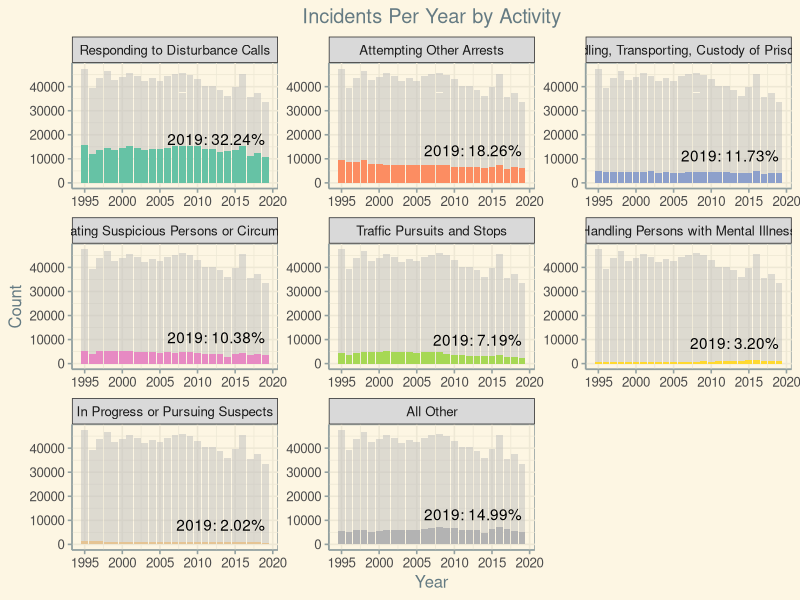
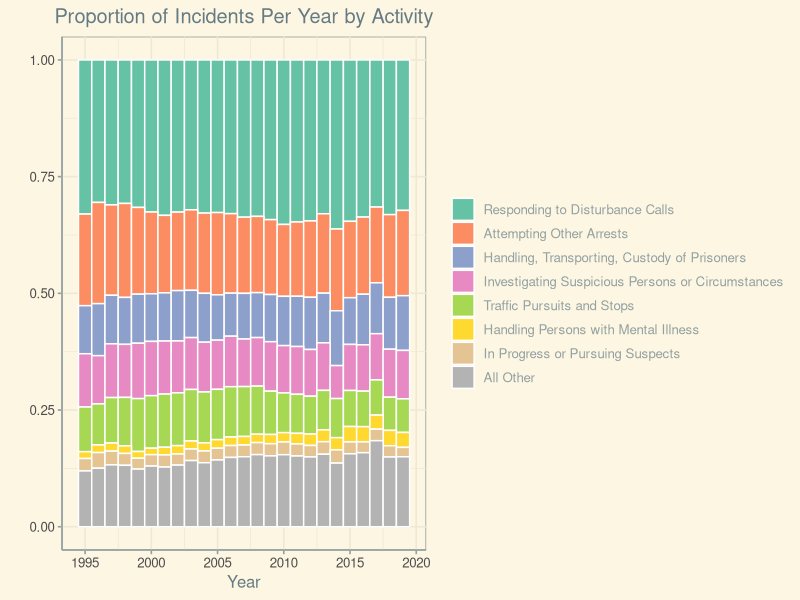
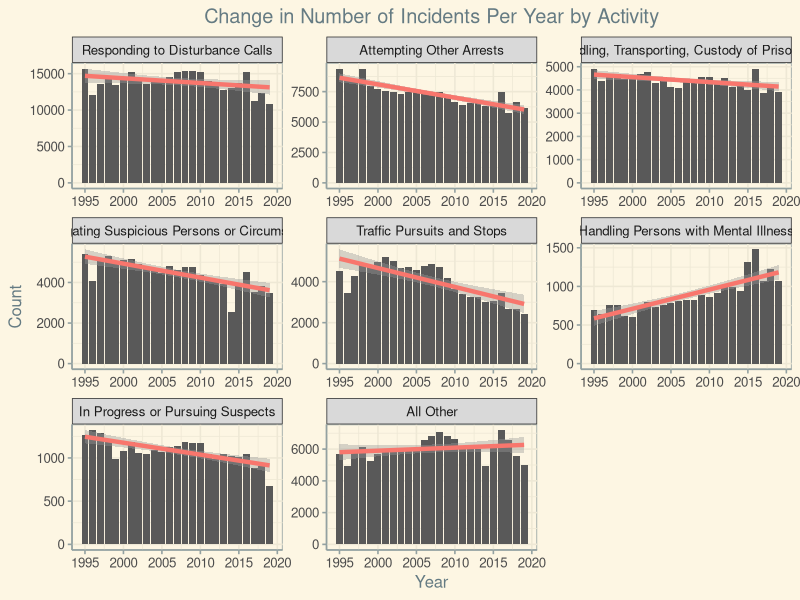
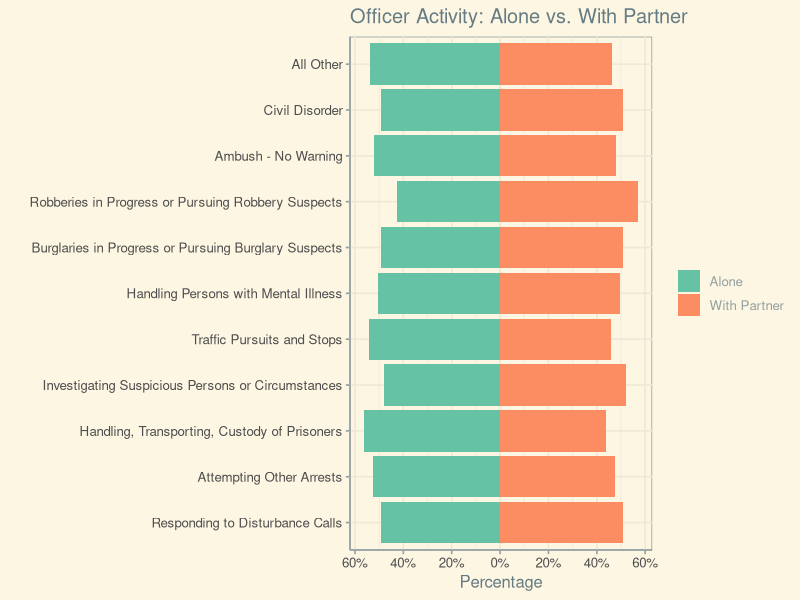
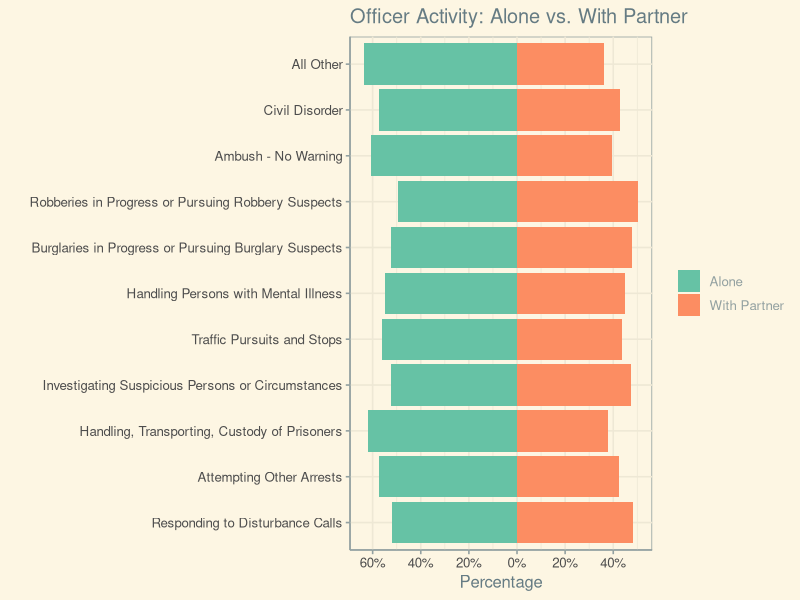
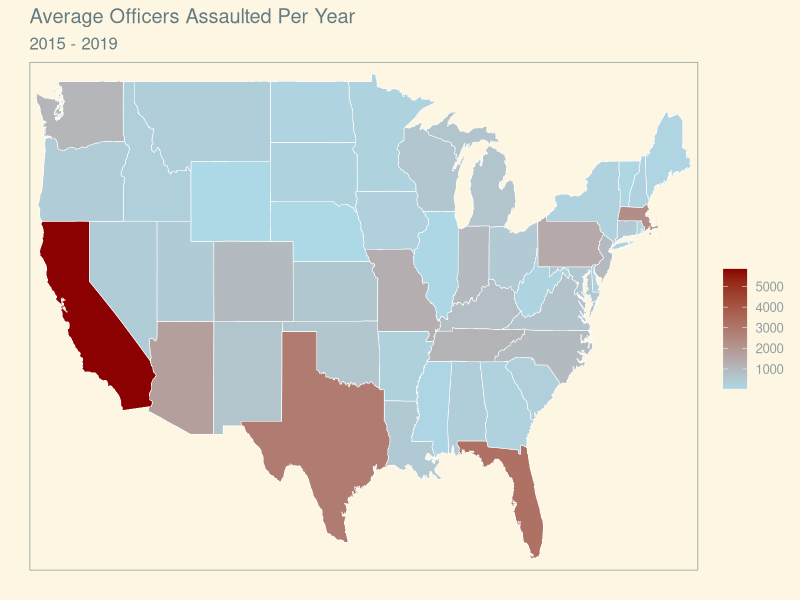

Write R code to recreate these figures, in order.
# Set Working Directory ---------------------------------------------------
setwd("C:/data/Final_Project")

# Options -----------------------------------------------------------------
options(warn=-1)

# Libraries ---------------------------------------------------------------
library(tidyverse)
library(RColorBrewer)
library(ggthemes)
library(maps)



# Load Data ---------------------------------------------------------------
### Source: https://github.com/mfalling/LEOKA-Final-Project/tree/main/output

df1.Act_Yr <- read.csv("percentageActivitiesByYear.csv", na.strings = "")
df2.Act_Ratio <- read.csv("activitiesWithRatios.csv", na.strings = "")
df3.Aslt_St_Yr <- read.csv("AssaultsByStateAndYear.csv", na.strings = "")
df4.Aslt_Reg <- read.csv("totalAssaultsByRegion.csv", na.strings = "")
df5.Aslt_Reg_Yr <- read.csv("totalAssaultsByRegionAndYear.csv", na.strings = "")
df6.Aslt_Yr <- read.csv("totalAssaultsByYear.csv", na.strings = "")


# Prepare Data --------------------------------------------------------------

### df1.Act_Yr ###
# Combine Burglaries and Robberies into one group
df1.Act_Yr$ACTIVITY_NAME <- gsub("Burglaries i", "I", df1.Act_Yr$ACTIVITY_NAME)
df1.Act_Yr$ACTIVITY_NAME <- gsub("Robberies i", "I", df1.Act_Yr$ACTIVITY_NAME)
df1.Act_Yr$ACTIVITY_NAME <- gsub("Burglary ", "", df1.Act_Yr$ACTIVITY_NAME)
df1.Act_Yr$ACTIVITY_NAME <- gsub("Robbery ", "", df1.Act_Yr$ACTIVITY_NAME)

# Combine Ambush and Civil Disorder into "all other"
df1.Act_Yr$ACTIVITY_NAME <- gsub(
  "Ambush - No Warning", "All Other", df1.Act_Yr$ACTIVITY_NAME)
df1.Act_Yr$ACTIVITY_NAME <- gsub(
  "Civil Disorder", "All Other", df1.Act_Yr$ACTIVITY_NAME)

# Segment for bar graphs
# factor levels
df1.flevels <- c('Responding to Disturbance Calls', 
             'Attempting Other Arrests',
             'Handling, Transporting, Custody of Prisoners', 
             'Investigating Suspicious Persons or Circumstances', 
             'Traffic Pursuits and Stops',
             'Handling Persons with Mental Illness',
             'In Progress or Pursuing Suspects',
             'All Other')

df1.Act_Yr$ACTIVITY_NAME <- as.factor(df1.Act_Yr$ACTIVITY_NAME)
df1.Act_Yr$ACTIVITY_NAME <- ordered(df1.Act_Yr$ACTIVITY_NAME, 
                                    levels = df1.flevels)

df1.Act_Yr <- df1.Act_Yr[,c(-1,-5)] #Remove unused col

df1.Act_Yr <- df1.Act_Yr %>%  #Group and summarize
  group_by(ACTIVITY_NAME, DATA_YEAR) %>%
  summarise_if(is.numeric, sum)



df1.Act_Yr_bg <- df1.Act_Yr[,c(-1)] # Background Data - full
df1.Act_Yr_ss <- subset(df1.Act_Yr, DATA_YEAR == "2019") #subset for value label

### df2.Act_Ratio ###
# factor levels (includes 2 categories lumped into "all other" from df1 and 
#                two combined)
df2.flevels <- c('Responding to Disturbance Calls', 
              'Attempting Other Arrests',
              'Handling, Transporting, Custody of Prisoners', 
              'Investigating Suspicious Persons or Circumstances', 
              'Traffic Pursuits and Stops',
              'Handling Persons with Mental Illness',
              'Burglaries in Progress or Pursuing Burglary Suspects', #added
              'Robberies in Progress or Pursuing Robbery Suspects', #added
              'Ambush - No Warning', #added
              'Civil Disorder', #added
              'All Other')

df2.Act_Ratio$ACTIVITY_NAME <- as.factor(df2.Act_Ratio$ACTIVITY_NAME)
df2.Act_Ratio$ACTIVITY_NAME <- ordered(df2.Act_Ratio$ACTIVITY_NAME, 
                                       levels = df2.flevels)

### df3.Aslt_St_Yr ###

df3.Aslt_St_Yr <- df3.Aslt_St_Yr[,c(-1)]  #Remove unused col
df3.Aslt_St_Yr$STATE_ABBR <- gsub("NB", "NE", df3.Aslt_St_Yr$STATE_ABBR)
  #Nebraska's changed abbreviation from NB to NE in 1969

df3.Aslt_St_Yr$region <-              #Convert abbreviations to names/lower case
  tolower(state.name[match(df3.Aslt_St_Yr$STATE_ABBR,state.abb)])

df3.Aslt_St_2015_to_2019 <- df3.Aslt_St_Yr %>%    #Group, filter, and summarize
  filter(DATA_YEAR == "'15-'19") %>% #Select only 15-19
  group_by(STATE_ABBR, region) %>%
  summarise_if(is.numeric, sum)

df3.Aslt_St_2015_to_2019$officersAssaultedAverage <- #create 5 year average
  df3.Aslt_St_2015_to_2019$officersAssaulted / 5


MainStates <- map_data("state")

MergedStates <- inner_join(df3.Aslt_St_2015_to_2019, MainStates, by = "region")


# Visualizations -----------------------------------------------------------

### Comparison ###

# Total vs Activity Type; Col chart
# df1.Act_Yr (percentageActivitiesByYear.csv)

v1 <-
ggplot(data = df1.Act_Yr, aes(x = DATA_YEAR, y = activityTotals)) +
  geom_bar(data = df1.Act_Yr_bg, stat = "identity", 
           fill = "grey", alpha = .5, aes(y = activityTotals)) +
  geom_bar(stat = "identity", aes(y = activityTotals, fill = ACTIVITY_NAME)) +
  facet_wrap(~ factor(ACTIVITY_NAME, levels = df1.flevels),
        ncol = 3, scales = "free") +
  geom_text(data = df1.Act_Yr_ss, vjust=-1, hjust=1,
            aes(label = sprintf("2019: %1.2f%%", 100*ratio))) +
  labs(title = "Incidents Per Year by Activity",
       x = "Year", y = "Count") +
  theme_solarized() +
  theme(legend.position = "none", plot.title = element_text(hjust = 0.5)) +
  scale_fill_brewer(palette = "Set2")

# Proportion stacked

v2 <- 
ggplot(data = df1.Act_Yr, 
       aes(x = DATA_YEAR, y = activityTotals, fill = ACTIVITY_NAME)) +
  geom_bar(position="fill", stat="identity", width=1, color = "white") +
  labs(title = "Proportion of Incidents Per Year by Activity",
       x = "Year", y = "") +
  theme_solarized() +
  scale_fill_brewer(palette = "Set2") +
  theme(plot.title = element_text(hjust = 0.5), legend.title = element_blank())

# Activities Change over time; % change facets
# df1.Act_Yr (percentageActivitiesByYear.csv)

v3 <-
ggplot(data = df1.Act_Yr, aes(x = DATA_YEAR, y = activityTotals, )) +
  geom_bar(stat = "identity", aes(y = activityTotals)) +
  geom_smooth(method = lm, size = 1.5, show.legend = FALSE, 
              aes(color = "orange3")) +
  facet_wrap(~ factor(ACTIVITY_NAME, levels = df1.flevels),
             ncol = 3, scales = "free") +
  labs(title = "Change in Number of Incidents Per Year by Activity",
       x = "Year", y = "Count") +
  theme_solarized() +
  theme(legend.position = "none", plot.title = element_text(hjust = 0.5))

# Number of Officers; 100% stacked chart
# df2.Act_Ratio (activitiesWithRatios.csv)

# Using Ratio1
v4 <-
ggplot(data = df2.Act_Ratio, aes(x = ACTIVITY_NAME)) +
  geom_bar(stat = "identity", aes(y = aloneRatio1*-1, fill = "Alone")) +
  geom_bar(stat = "identity", aes(y = partnerRatio1, fill = "With Partner")) +
  coord_flip() +
  scale_y_continuous(breaks = seq(-0.6, 0.6, 0.2), 
                     labels = paste0(as.character(
                       c("60","40","20","0","20","40","60")), "%")) +
  labs(title = "Officer Activity: Alone vs. With Partner",
       x = "", y = "Percentage") +
  theme_solarized() +
  theme(legend.title = element_blank()) +
  scale_fill_brewer(palette = "Set2")

# Using Ratio2
v5 <-
ggplot(data = df2.Act_Ratio, aes(x = ACTIVITY_NAME)) +
  geom_bar(stat = "identity", aes(y = aloneRatio2*-1, fill = "Alone")) +
  geom_bar(stat = "identity", aes(y = partnerRatio2, fill = "With Partner")) +
  coord_flip() +
  scale_y_continuous(breaks = seq(-0.6, 0.6, 0.2), 
                     labels = paste0(as.character(
                       c("60","40","20","0","20","40","60")), "%")) +
  labs(title = "Officer Activity: Alone vs. With Partner",
       x = "", y = "Percentage") +
  theme_solarized() +
  theme(legend.title = element_blank()) +
  scale_fill_brewer(palette = "Set2")

### Geo-spatial ###

# Regional Comparison; Col chart OR R Maps [TO-DO?]
# df4.Aslt_Reg (totalAssaultsByRegion.csv) 
# df5.Aslt_Reg_Yr (totalAssaultsByRegionAndYear.csv)

# State Comparison; Brewer heat map, R Maps
# df3.Aslt_St_Yr (AssaultsByStateAndYear.csv)
# ?? Should we import state population data and figure out incidents vs. pop ??
v6 <-
ggplot() + 
  geom_polygon(data=MergedStates, aes(x=long, y=lat, group=group,
                    fill = officersAssaulted/5), 
                color="white", size = 0.2)  +
  labs(title = "Average Officers Assaulted Per Year", subtitle = "2015 - 2019")+
  scale_fill_continuous(name="", 
                        low = "lightblue", high = "darkred",
                        na.value = "grey50") +
  scale_x_discrete(labels = NULL, breaks = NULL) + labs(x = "") +
  scale_y_discrete(labels = NULL, breaks = NULL) + labs(y = "") +
  theme_solarized()


# Add top 5 table for map data
head(df3.Aslt_St_2015_to_2019[
  order(-df3.Aslt_St_2015_to_2019$officersAssaultedAverage),],5)

### Editorial ###

# "Out of 100 Officers..."; Personograph, average 10 years [TO-DO?]
# ???

# Save & Compile ----------------------------------------------------------
plots.list = list(v1,v2,v3,v4,v5,v6)
pdf("Visualizations.pdf", paper = "a4r", width = 11.349, height = 8.051)
print(plots.list)
dev.off()
